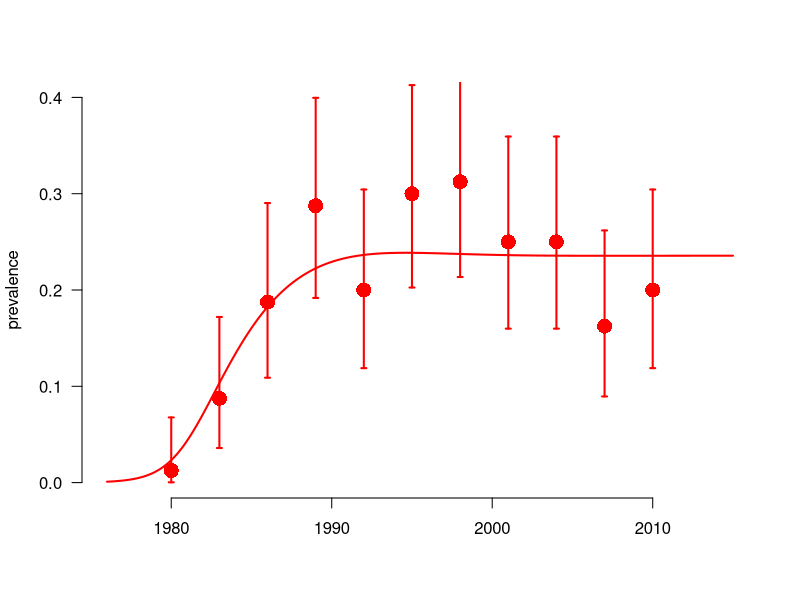
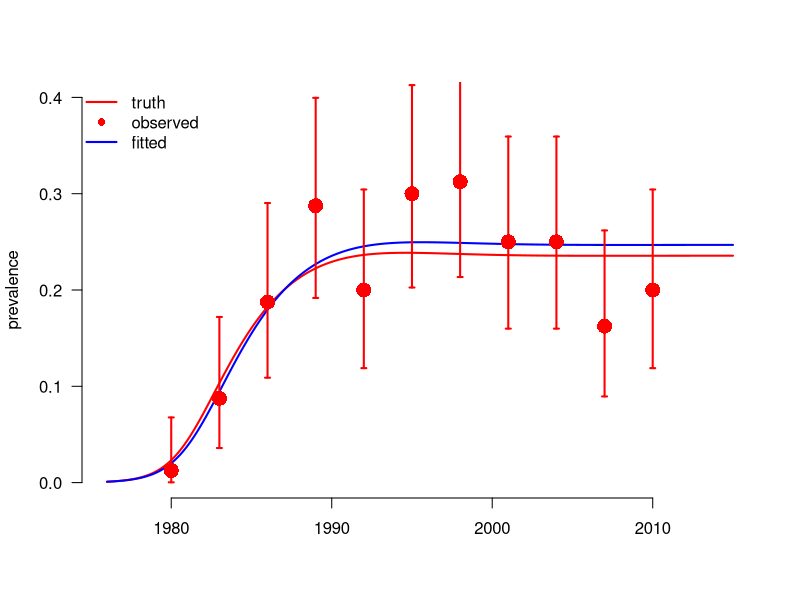
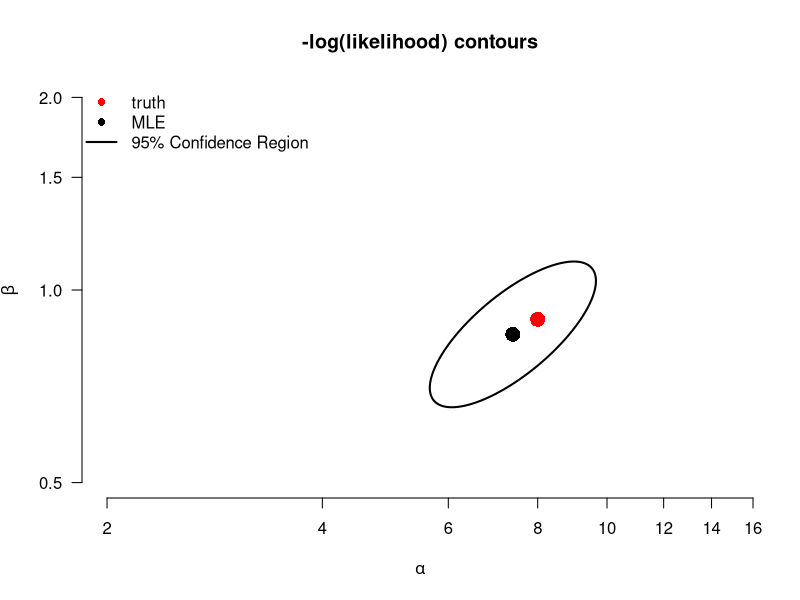
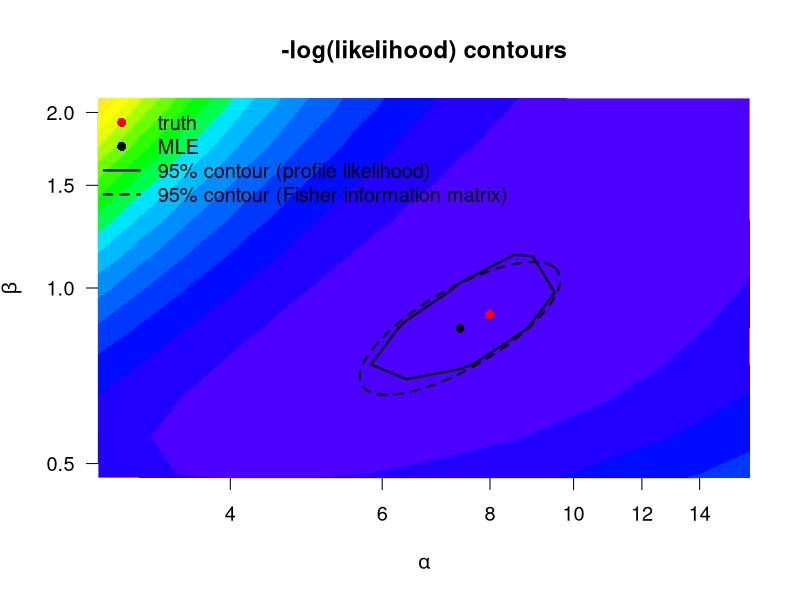

Write the R code that produced these figures, in order.

###################################################################### 

## By the end of this tutorial you should.

## * Understand how to simulate cross-sectional prevalence data around a simulated epidemic.
## * Calculate a binomial likelihood from these prevalence data and a fully specified epidemic model.
## * Use R's "optim" function to do multivariate optimization over transformed parameter space.
## * Understand the difference betweeen SANN and Nelder-Mead algorithms
## * Create 95% CIs and contours from the hessian matrix
## * Create 95% CIs and contours based on the likelihood ratio


require(boot); require(deSolve); require(ellipse);

## Function that makes a list of disease parameters with default values
disease_params <- function(Beta = 0.9 ## transmission coefficient when prevalence is 0 
                           , alpha = 8 ## for transmission coefficient: decline with prevalence
                           , progRt = (1/10)*4 ## rate of of progression through each of the I classes, for 10 years total
                           , birthRt = .03 ## birth rate, 3% of people give birth per year
                           , deathRt = 1/60 ## 60 year natural life expectancy
){
  return(as.list(environment()))
}

disease_params()
disease_params(Beta = .2)

initPrev <- exp(-7) ## infected at start
tseqMonth <- seq(1976, 2015, by = 1/12)
init <- c(S=1-initPrev, I1=initPrev, I2=0, I3=0, I4=0, CI = 0, CD = 0) ## modeling proportion of population
Is <- paste0('I',1:4) ## for easy indexing

## Define the SI ODE model. This model is equivalent to the third model in the HIV in Harare tutorial
## 	(though some parameters may have different names)
SImod <- function(tt, yy, parms) with(c(parms,as.list(yy)), {
  ## State variables are: S, I1, I2, I3, I4
  ## derived quantitties
  I <- I1+I2+I3+I4           ## total infected
  N <- I + S                 ## total population
  transmissionCoef <- Beta * exp(-alpha * I/N) ## Infectious contact rate
  ## state variable derivatives (ODE system)
  deriv <- rep(NA,7)
  deriv[1] <-	birthRt*N - deathRt*S - transmissionCoef*S*I/N ## Instantaneous rate of change: Susceptibles
  deriv[2] <-	transmissionCoef*S*I/N - progRt*I1 - deathRt*I1 ## Instantaneous rate of change: Infection class I1
  deriv[3] <-	progRt*I1 - progRt*I2 - deathRt*I2 ## Instantaneous rate of change:  Infection class I2
  deriv[4] <-	progRt*I2 - progRt*I3 - deathRt*I3 ## Instantaneous rate of change: Infection class I3 
  deriv[5] <-	progRt*I3 - progRt*I4 - deathRt*I4 ## Instantaneous rate of change: Infection class I4
  deriv[6] <-	transmissionCoef*S*I/N ## Instantaneous rate of change: Cumulative incidence
  deriv[7] <-	progRt*I4 ## Instantaneous rate of change: Cumulative mortality
  return(list(deriv))
})

## Function to run the deterministic model simulation, based on the ODE system defined in SImod().
simEpidemic <- function(init, tseq = tseqMonth, modFunction=SImod, parms = disease_params()) {
  simDat <- as.data.frame(lsoda(init, tseq, modFunction, parms=parms))
  simDat$I <- rowSums(simDat[, Is])
  simDat$N <- rowSums(simDat[, c('S',Is)])
  simDat$P <- with(simDat, I/N)
  return(simDat)
}

## Function to 'sample' the population:
## From a simulated epidemic, measure prevalence at several time points by drawing
## cross-sectional samples of individuals at each time, testing them, and then calculating sample
## prevalence and associated binomial confidence intervals

sampleEpidemic <- function(simDat # Simulated "data" which we treat as real 
                           , sampleDates = seq(1980, 2010, by = 3) # Sample every 3 years 
                           , numSamp = rep(80, length(sampleDates)) # Number of individuals sampled at each time point
){
  prev_at_sample_times <- simDat[simDat$time %in% sampleDates, 'P']
  numPos <- rbinom(length(numSamp), numSamp, prev_at_sample_times)
  lci <- mapply(function(x,n) binom.test(x,n)$conf.int[1], x = numPos, n = numSamp)
  uci <- mapply(function(x,n) binom.test(x,n)$conf.int[2], x = numPos, n = numSamp)    
  return(data.frame(time = sampleDates, numPos, numSamp, sampPrev =  numPos/numSamp,
                    lci = lci, uci = uci))
}

## Run system of ODEs for "true" parameter values
trueParms <- disease_params() # Default model parameters are defined in lines 20-26
simDat <- simEpidemic(init, parms = trueParms) # Simulated epidemic (underlying process)

par(bty='n', lwd = 2)
# Plot simulated prevalence through time:
with(simDat, plot(time, P, xlab = '', ylab = 'prevalence', type = 'l', ylim = c(0,.4), col='red', las = 1))
## Take cross-sectional sample of individuals to get prevalence estimates at multiple time points:
set.seed(1) # Initiate the random number generator (so everyone's simulation looks the same)
myDat <- sampleEpidemic(simDat) # Simulate data from the sampling process (function defined above)
points(myDat$time, myDat$sampPrev, col = 'red', pch = 16, cex = 2) # Plot sample prevalence at each time point
arrows(myDat$time, myDat$uci, myDat$time, myDat$lci, col = 'red', len = .025, angle = 90, code = 3) # Plot 95% CIs around the sample prevalences

## To start, we need to write a likelihood function that gives the probability that a given parameter set
## (Beta, alpha values) would generate the observed data. Remember that we are assuming that there is some
## true underlying epidemic curve that is deterministic and the data we observe are only noisy
## because of sampling/observation error (not because the underlying curve is also
## noisy--i.e. process error--which would be particularly likely for epidemics in small populations).

## We assume binomial sampling errors. So we can write the -log-likelihood as the probability of
## observing the observed number positive out of each sample if the prevalence is the value generated by
## a model parameterized by a given set of parameters:

## Return the negative log of likelihood by convention
nllikelihood <- function(parms = disease_params(), obsDat=myDat) {
  simDat <- simEpidemic(init, parms=parms)
  ## What are the rows from our simulation at which we have observed data?
  matchedTimes <- simDat$time %in% obsDat$time
  nlls <- -dbinom(obsDat$numPos, obsDat$numSamp, prob = simDat$P[matchedTimes], log = T)
  return(sum(nlls))
}
nllikelihood(trueParms) ## loglikelihood of the true parameters (which we usually never know)
nllikelihood(disease_params(Beta = 3, alpha = 1))  ## vs some random guessed parameters

## First look up how optim() works. The more you read through the help
## file the easier this will be!!! In particular make sure you understand that
## the first argument of optim must be the initial values of the parameters to
## be fitted (i.e. Beta & alpha) and that any other parameters to be fixed are
## given as additional arguments (in the help file under "...")
## ?optim

## Since we need to be able to easily separate fitted and fixed parameters,
## let's make a function that takes fitted and fixed parameters together and
## puts them back in a parameter list (similar to the output of
## disease_params()). We also want it to be able to take logged parameter values
## and unlog them automatically back into the parameter list, so that we can fit
## on a log scale, but run our model with the unlogged values.
subsParms <- function(fit.params, fixed.params=disease_params())
  within(fixed.params, {
    loggedParms <- names(fit.params)[grepl('log_', names(fit.params))]
    unloggedParms <- names(fit.params)[!grepl('log_', names(fit.params))]        
    for(nm in unloggedParms) assign(nm, as.numeric(fit.params[nm]))
    for(nm in loggedParms) assign(gsub('log_','',nm), exp(as.numeric(fit.params[nm])))
    rm(nm, loggedParms, unloggedParms)
  })
guess.params <- c(log_Beta = log(5), log_alpha = log(8))
subsParms(guess.params, disease_params())

##Make likelihood a function of fixed and fitted parameters.
objFXN <- function(fit.params ## paramters to fit
                   , fixed.params =disease_params() ## fixed paramters
                   , obsDat=myDat) {
  parms <- subsParms(fit.params, fixed.params)
  nllikelihood(parms, obsDat = obsDat) ## then call likelihood
}
objFXN(guess.params, disease_params())

## Select initial values for fitted parameters from which optimization routine
## will start. If you select bad initial values the algorithm can get stuck on a
## bad set of parameters. You can always try the true values as a starting point
## for this problem, although that's rarely possible in real problems.

init.pars <- c(log_alpha = log(30), log_Beta = log(.1))
## We will start with SANN optimization since it is stochastic and therefore
## less likely to get stuck in a local minima. But then finish with Nelder-Mead
## optimization which is much faster.

###  NOTE: for trace >0 you see more progress report, bigger numbers show more
###  update
trace <- 3

## SANN: This is stochastic, be CAREFUL -- sometimes it gets stuck at local minima
## for unreasonble parameters. If you see this happen, run it again!
optim.vals <- optim(par = init.pars
                    , objFXN
                    , fixed.params = disease_params()
                    , obsDat = myDat
                    , control = list(trace = trace, maxit = 150)
                    , method = "SANN")
exp(unname(optim.vals$par))
trueParms[c('alpha','Beta')]

## We feed the last parameters of SANN in as the first values of Nelder-Mead
optim.vals <- optim(par = optim.vals$par
                    , objFXN
                    , fixed.params = disease_params()
                    , obsDat = myDat
                    , control = list(trace = trace, maxit = 800, reltol = 10^-7)
                    , method = "Nelder-Mead"
                    , hessian = T)
optim.vals
MLEfits <- optim.vals$par
trueParms[c('alpha','Beta')]
exp(unname(MLEfits))

log_alpha.fit <- MLEfits["log_alpha"]
log_Beta.fit <- MLEfits["log_Beta"]

## Look at the output of optim. Understand what it means. Did the algorithm
## converge? Look at ?optim to understand it.

## Plot MLE fit time series
par(bty='n', lwd = 2, las = 1)
with(simDat, plot(time, P, xlab = '', ylab = 'prevalence', type = 'l', ylim = c(0,.4), col='red'))
fitDat <- simEpidemic(init, parms = subsParms(optim.vals$par, trueParms))
with(fitDat, lines(time, P, col='blue'))
points(myDat$time, myDat$sampPrev, col = 'red', pch = 16, cex = 2)
arrows(myDat$time, myDat$uci, myDat$time, myDat$lci, col = 'red', len = .025, angle = 90, code = 3)
legend("topleft", c('truth', 'observed', 'fitted'), lty = c(1, NA, 1), pch = c(NA,16, NA),
       col = c('red', 'red', 'blue'), bty = 'n')

######################################################################
## Contour plots with the hessian
######################################################################
## The Hessian matrix gives you the curvature of the likelihood function at the maximum likelihood
## estimate (MLE) of the fitted parameters. In other words, it tells you the second derivative around
## MLE, which can be used to estimate the covariance variance matrix of the estimator. This estimate of
## the covariance varance matrix is known as the Fisher information matrix and can be obtained by
## inverting the Hessian.
fisherInfMatrix <- solve(optim.vals$hessian) ## invert the Hessian, to estimate the covar-var matrix of parameter estimates

## Initialize plot of parameters
plot(1,1, type = 'n', log = 'xy',
     ## xlim = range(alpha.seq), ylim = range(Beta.seq),
     xlim = c(2,15), ylim = c(.5,2),
     las = 1,
     xlab = expression(alpha), ylab = expression(beta),
     main = "-log(likelihood) contours", bty = "n")
## Add true parameter values to the plot
with(trueParms, points(alpha, Beta, pch = 16, cex = 2, col = 'red'))
## Add MLE to the plot
points(exp(MLEfits['log_alpha']), exp(MLEfits['log_Beta']), pch = 16, cex = 2, col = 'black')
## Add 95% contour ellipse from Hessian
lines(exp(ellipse(fisherInfMatrix, centre = MLEfits, level = .95)))
legend("topleft", c('truth', 'MLE', '95% Confidence Region'), lty = c(NA, NA, 1), pch = c(16,16, NA),
       col = c('red', 'black', 'black'), bg='white', bty = 'n')

######################################################################
## Contour plots with likelihood profiles
######################################################################
## With all other parameters fixed to their initial values, lets look at a
## contour likelihood plot over Beta and alpha.  To do this we write wrapper
## functions of log_Beta and log_alpha to feed to outer() and then
## contour(). This is confusing so make sure you understand every function.

## This function simply takes values log_Beta and log_alpha and feeds them into
## objFXN above as a single variable called logpars, you'll see why this is
## useful below.
objXalpha_Beta <- function(alpha, Beta, fixed.params = disease_params(), browse=F)
  objFXN(fit.params = c(log_alpha = log(alpha), log_Beta = log(Beta))
         , fixed.params = fixed.params)

## Now instead of giving a single argument on the log scale we give 2
## on the untransformed scale.
objFXN(c(log_alpha = log(1/5), log_Beta = log(25)))
objXalpha_Beta(1/5, 25)

## If we try to give this function multiple values of alpha and Beta,
## however, it gets confused and only analyzes the first one.
objXalpha_Beta(c(1/5:8), 25:30)

## So we "Vectorize" this function so it can take in vectors of the parameters
## and return the output. objXalpha_BetaVEC then calls on objXalpha_Beta() to
## take xx,yy as pairwise values and returns objXalpha_Beta() for all pairs
objXalpha_BetaVEC <- Vectorize(objXalpha_Beta, list("alpha", "Beta"))

## Task: Explain how the following three lines are related.
objXalpha_Beta(25, 1/5)
objXalpha_Beta(26, 1/6)
objXalpha_Beta(8, .9)
objXalpha_BetaVEC(c(25:26), c(1/5,1/6))

## Now we use the R function outer() to evaluate objXalpha_BetaVEC() over a grid
## of {alpha, Beta} combinations. This can take a long time because we have to do
## res^2 evaluations of nllikelihood(), and recall that each time we do this we are
## running lsoda() inside simEpidemic()

## Grid resolution resXres, increasing it makes contours smoother but takes a lot longer
res <- 15

## Now create a sequence of alpha values for the grid
alpha.seq <- exp(seq(log_alpha.fit-1, log_alpha.fit+1, l = res))
alpha.seq

## Now create a sequence of Beta values for the grid 
Beta.seq <- exp(seq(log_Beta.fit-1, log_Beta.fit + 1, l = res))
Beta.seq

## The function outer() now evaluates objXalpha_BetaVEC on this grid. ?outer
mat <- outer(alpha.seq, Beta.seq, objXalpha_BetaVEC) # this can take a long time

## Make a contour plot that shows the confidence regions in red.  Likelihood
## Ratio Test confidence regions use the chi squared distribution cutoff with
## degrees of freedom 2 (2 parameters)
ml.val <- optim.vals$value
conf.cutoff <- ml.val + qchisq(.95,2)/2

## Show likelihood contours
par(cex = 1.2)
plot(1,1, type = 'n', log = 'xy',
     ## xlim = range(alpha.seq), ylim = range(Beta.seq),
     xlim = c(3,15), ylim = c(.5,2), 
     xlab = expression(alpha), ylab = expression(beta),
     main = "-log(likelihood) contours", bty = "n")
.filled.contour(alpha.seq, Beta.seq, mat, levels = seq(min(mat), max(mat), l=20), col = topo.colors(20))
## Add contour for 95% CI from likelihood ratio
contour(alpha.seq, Beta.seq, mat, levels = c(conf.cutoff),
        col = "black", lwd = 2, labels = "", labcex = .2, add = T)
## Add contour for 95% CI from Hessian
lines(exp(ellipse(fisherInfMatrix, centre = MLEfits, level = .95)), lty = 2)
## Add MLE to the plot
points(exp(log_alpha.fit), exp(log_Beta.fit), pch = 16, cex = 1, col = 'black')
## Add true parameter values to the plot
with(trueParms, points(alpha, Beta, pch = 16, cex = 1, col = 'red'))
legend("topleft",
       c('truth', 'MLE', '95% contour (profile likelihood)', '95% contour (Fisher information matrix)')
       , lty = c(NA, NA, 1, 2), pch = c(16,16, NA, NA),
       col = c('red', rep('black',3)), bg='white', bty = 'n')
